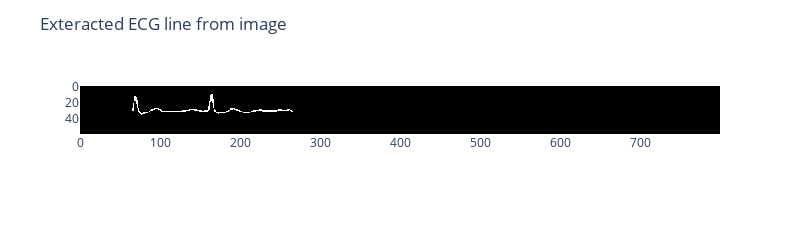

The code cell stored with this chart in its notebook:
### Code cell
for i, image in enumerate(images):
    temporal_indecies = list()
    # color_map = find_color_space(dcm)

    print(i+1)
    img_visualization(image[-1,:,:,:])
    # pass the 3D image
    coordinates  = extraction(image[-1,:,:,:].squeeze())
    print(coordinates)
    
    
    temporal_indecies.append(cycle_indentifier(image, coordinates))

    print('\n')
    for temporal_index in temporal_indecies[0]:
        img_visualization(image[temporal_index,:,:,:])

    print('---------------------------------------------------------------')

### Figure 1 — Plotly figure (JSON) as saved in the notebook; plotly's stock layout.template omitted (floating-point values rounded to 4 significant figures; data arrays with more than 128 entries replaced by an {"elided": "..."} marker saying what was removed)
{"data": [{"coloraxis": "coloraxis", "hovertemplate": "x: %{x}<br>y: %{y}<br>color: %{z}<extra></extra>", "name": "0", "type": "heatmap", "xaxis": "x", "yaxis": "y", "z": {"elided": "60x800 int values"}}], "layout": {"coloraxis": {"colorscale": [[0, "rgb(0, 0, 0)"], [0.09091, "rgb(16, 16, 16)"], [0.1818, "rgb(38, 38, 38)"], [0.2727, "rgb(59, 59, 59)"], [0.3636, "rgb(81, 80, 80)"], [0.4545, "rgb(102, 101, 101)"], [0.5455, "rgb(124, 123, 122)"], [0.6364, "rgb(146, 146, 145)"], [0.7273, "rgb(171, 171, 170)"], [0.8182, "rgb(197, 197, 195)"], [0.9091, "rgb(224, 224, 223)"], [1, "rgb(254, 254, 253)"]], "showscale": false}, "height": 200, "margin": {"t": 60}, "title": {"text": "Exteracted ECG line from image"}, "width": 800, "xaxis": {"anchor": "y", "constrain": "domain", "domain": [0, 1], "scaleanchor": "y"}, "yaxis": {"anchor": "x", "autorange": "reversed", "constrain": "domain", "domain": [0, 1]}}}
